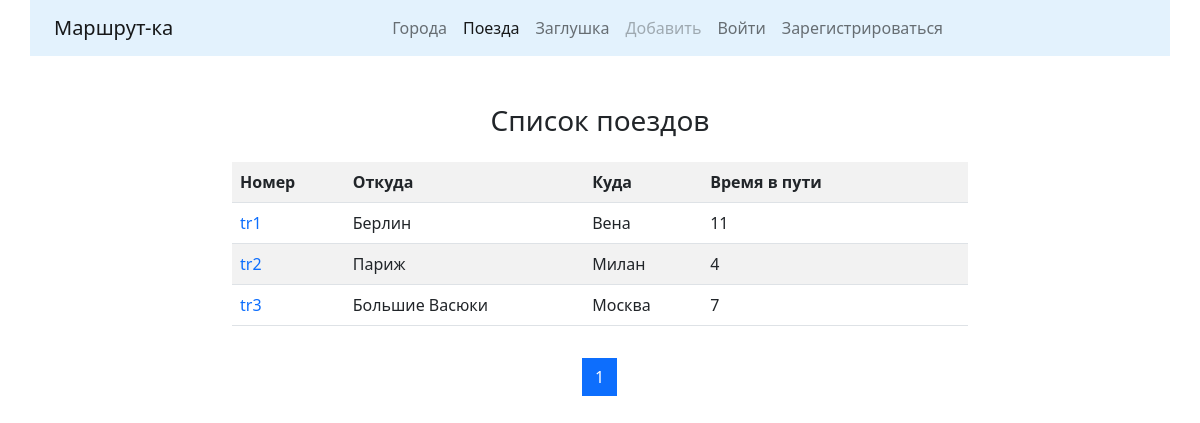
The page /trains/ on the database as committed earlier.
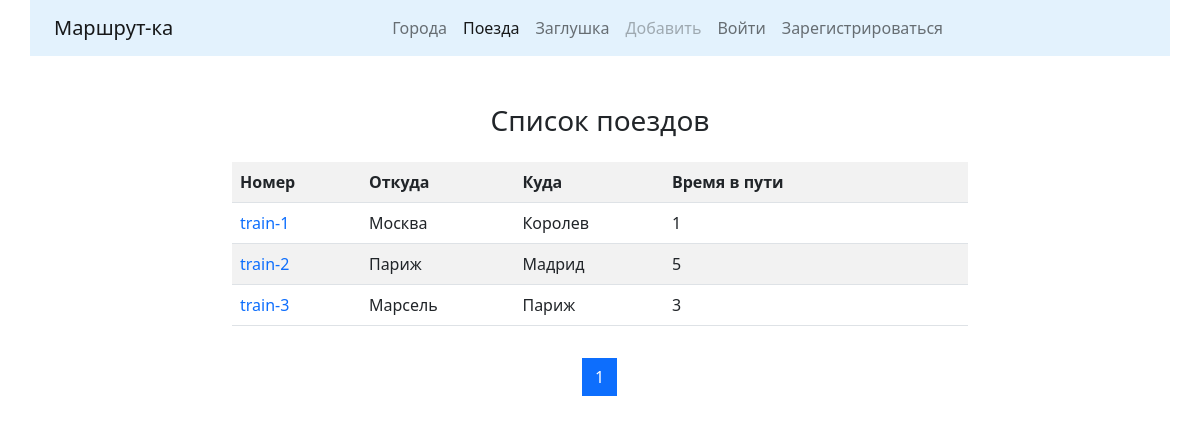
The same page on the database as committed later.
### trains/models.py (models this page shows, shortened)
class Train(models.Model):
    name = models.CharField(max_length=50, unique=True, verbose_name="Номер поезда")
    travel_time = models.PositiveSmallIntegerField(verbose_name="Время в пути")
    departure_city = models.ForeignKey(City, on_delete=models.CASCADE,  # CASCADE - Приудалении данных в одной таблице удаляются и связанные данные в др. таблицах
                                       related_name="departure_city_set",  # Указание имени для набора (множества) экземпляров класса Train
                                       verbose_name="Город отправления"
                                       )
    destination_city = models.ForeignKey("cities.City", on_delete=models.CASCADE,  # К модели City можно обратиться не только импортировав такую модель,
                                         related_name="destination_city_set",  # from .. import City, но и указав напрямую название приложения и имя модели
                                         verbose_name="Город назначения"
                                         )
    class Meta:
        verbose_name = "Поезд"
        verbose_name_plural = "Поезда"
        ordering = ["name"]

### cities/models.py (models this page shows, shortened)
class City(models.Model):
    name = models.CharField(max_length=128, unique=True, verbose_name="Город",)
    def __str__(self):
        return self.name
    class Meta:
        verbose_name = "Город"
        verbose_name_plural = "Города"
        ordering = ["name"]  # Сортировка объектов таблицы по имени

### trains/views.py (the view)
# urls.py: path('', TrainListView.as_view(), name="trains"),
class TrainListView(ListView):
    paginate_by = 4
    model = Train
    template_name = "trains/trains.html"

### trains/templates/trains/trains.html (shortened to what this page needs)
{% extends 'main/base.html' %}
{% block content %}
    <h3 align="center">Список поездов</h3>
    <div class="row">
        <div class="col-md-8 mx-auto my-3">
            <table class="table table-striped">
                <tr>
                    <th>Номер</th>
                    <th>Откуда</th>
                    <th>Куда</th>
                    <th>Время в пути</th>
                    <th>&nbsp;</th>
                    <th>&nbsp;</th>
                </tr>
                {% for object in page_obj %}
                    <tr>
                        <td><a href="{% url 'trains:detail' pk=object.id %}" style="text-decoration:none">{{object.name}}</a></td>
                        <td>{{object.departure_city}}</td>
                        <td>{{object.destination_city}}</td>
                        <td>{{object.travel_time}}</td>
                        {% if user.is_authenticated %}
                            <td><a href="{% url 'trains:update' pk=object.id %}">
                                <button type="submit" class="btn btn-outline-primary">Редактировать</button></a>
                            </td>
                            <td><a href="{% url 'trains:delete' pk=object.id %}">
                                <button type="submit" class="btn btn-outline-danger">Удалить</button></a>
                            </td>
                        {% else %}
                            <td>&nbsp;</td>
                            <td>&nbsp;</td>
                        {% endif %}
                    </tr>
                {% endfor %}
            </table>
        </div>
    </div>
    <nav aria-label="Page navigation example">
        <ul class="pagination justify-content-center">
                {% for page in page_obj.paginator.page_range %}
                    <li class="page-item {% if page == page_obj.number %}active{% endif %}">
                        <a class="page-link" href="?page={{page}}">{{page}}</a>
                    </li>
                {% endfor %}
        </ul>
    </nav>
{% endblock %}

### main/templates/main/base.html (shortened to what this page needs)
{% url 'cities:cities' as cities_url %}
{% url 'cities:create' as cities_create_url %}
{% url 'trains:trains' as trains_url %}
{% url 'trains:create' as trains_create_url %}
<!doctype html>
<html lang="en">
  <head>
    <link href="https://cdn.jsdelivr.net/npm/bootstrap@5.0.1/dist/css/bootstrap.min.css" rel="stylesheet">
  </head>
  <body>
    <nav class="navbar navbar-expand-lg navbar-light container" style="background-color: #e3f2fd;" >
      <div class="container-fluid">
        <a class="navbar-brand" href="{% url 'home' %}">Маршрут-ка</a>
        <div class="collapse navbar-collapse" id="navbarNavDropdown">
          <ul class="navbar-nav mx-auto">
            <li class="nav-item">
              <a class="nav-link {% if request.path == cities_url %}active{% endif %}"
                 aria-current="page" href="{% url 'cities:cities' %}">Города</a>
            </li>
            <li class="nav-item">
              <a class="nav-link {% if request.path == trains_url %}active{% endif %}"
                 aria-current="page" href="{% url 'trains:trains' %}">Поезда</a>
            </li>
            <li class="nav-item">
              <a class="nav-link" href="#">Заглушка</a>
            </li>
            {% if user.is_authenticated %}
              <li class="nav-item dropdown">
                <a class="nav-link dropdown-toggle
                          {% if request.path == cities_create_url or request.path == trains_create_url %}
                            active
                          {% endif %}
                         " href="#" id="navbarDropdownMenuLink" role="button" data-bs-toggle="dropdown" aria-expanded="false">
                  Добавить
                </a>
                <ul class="dropdown-menu" aria-labelledby="navbarDropdownMenuLink">
                  <li><a class="dropdown-item" href="{% url 'cities:create' %}">Новый город</a></li>
                  <li><a class="dropdown-item" href="{% url 'trains:create' %}">Новый поезд</a></li>
                </ul>
              </li>
            {% else %}
              <li class="nav-item">
              <a class="nav-link disabled" href="#">Добавить</a></li>
            {% endif %}
            {% if user.is_authenticated %}
              <li class="nav-item">
                <a class="nav-link" href="{% url 'accounts:logout' %}">Выйти</a>
              </li>
            {% else %}
              <li class="nav-item">
                <a class="nav-link" href="{% url 'accounts:login' %}">Войти</a>
              </li>
              <li class="nav-item">
                <a class="nav-link" href="{% url 'accounts:registration' %}">Зарегистрироваться</a>
              </li>
            {% endif %}
          </ul>
        </div>
      </div>
    </nav>
    <div class="container">
      <div class="row">
      </div>
    </div>
    <div class="container">
        {% block content %}{% endblock %}
    </div>
  </body>
</html>

Rows that differ between the two databases and show on the page:
removed Train: name "tr1", departure_city "Берлин", destination_city "Вена", travel_time "11"
removed Train: name "tr2", departure_city "Париж", destination_city "Милан", travel_time "4"
removed Train: name "tr3", departure_city "Большие Васюки", destination_city "Москва", travel_time "7"
added Train: name "train-1", departure_city "Москва", destination_city "Королев", travel_time "1"
added Train: name "train-2", departure_city "Париж", destination_city "Мадрид", travel_time "5"
added Train: name "train-3", departure_city "Марсель", destination_city "Париж", travel_time "3"
